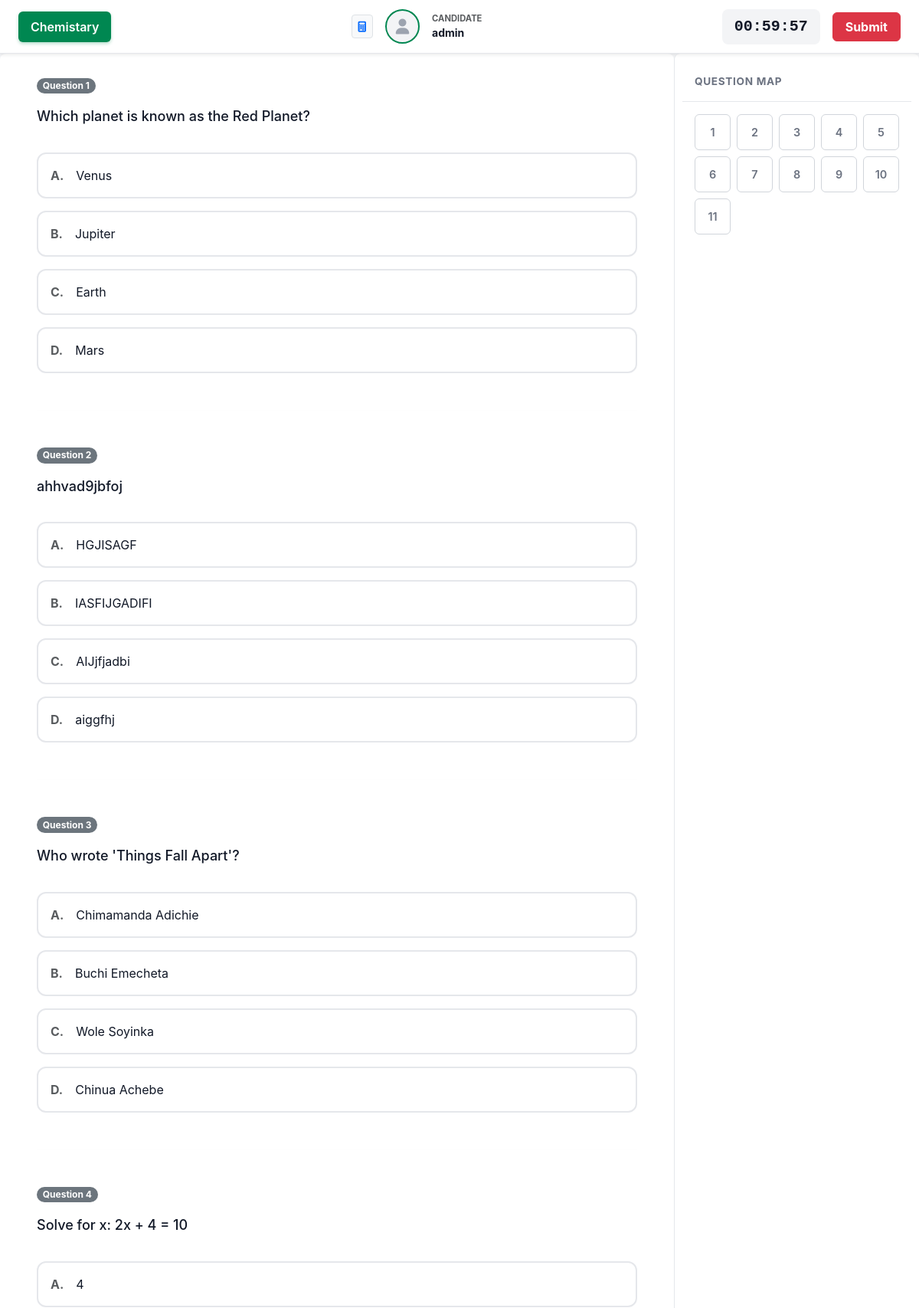
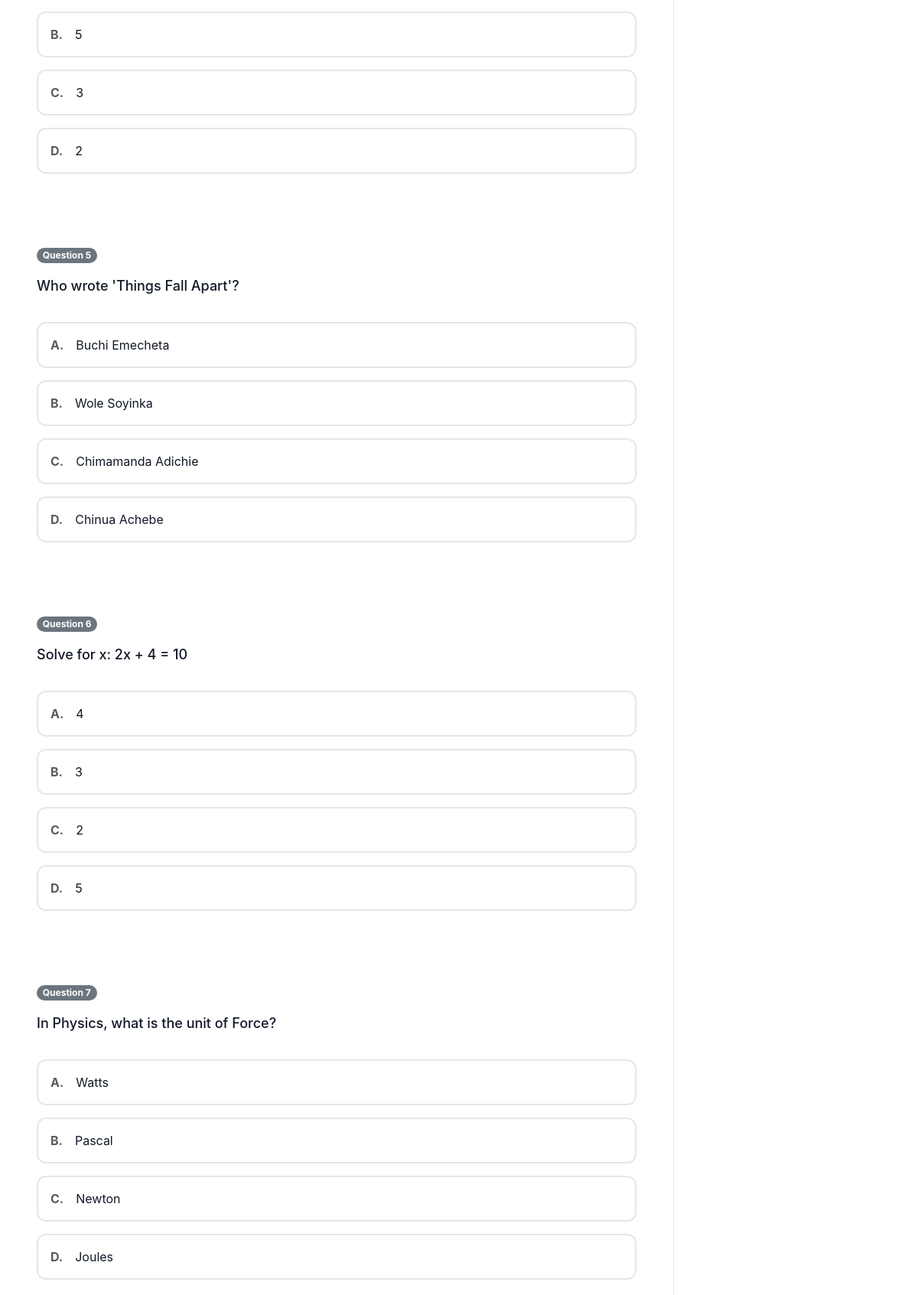
Page /take_exam/4 (signed in, upper part) on the committed database (2 pictures, top to bottom).
### exam_app/models.py (models this page shows)
class Subject(db.Model):
    id = db.Column(db.Integer, primary_key=True)
    name = db.Column(db.String(50), nullable=False)
    exam_id = db.Column(db.Integer, db.ForeignKey('exam.id'), nullable=False)
    questions = db.relationship('Question', backref='subject', lazy=True)
    __table_args__ = (db.UniqueConstraint('name', 'exam_id', name='_name_exam_uc'),)

class Question(db.Model):
    id = db.Column(db.Integer, primary_key=True)
    question_text = db.Column(db.Text, nullable=False)
    option_a = db.Column(db.String(500), nullable=False)
    option_b = db.Column(db.String(500), nullable=False)
    option_c = db.Column(db.String(500), nullable=False)
    option_d = db.Column(db.String(500), nullable=False)
    correct_answer = db.Column(db.String(1), nullable=False)
    subject_id = db.Column(db.Integer, db.ForeignKey('subject.id'), nullable=False)
    explanation = db.Column(db.Text)

### exam_app/routes/main.py (the view)
@bp.route('/take_exam/<int:subject_id>', methods=['GET', 'POST'])
def take_exam(subject_id):
    return handle_exam_logic(mode='SINGLE', subject_id=subject_id)

### exam_app/utils.py (called while the page is built)
def before_request():
    g.user = session.get('username')

def prepare_shuffled_questions(questions):
    random.shuffle(questions)
    prepared_data = []
    for q in questions:
        options = [
            {'key': 'A', 'text': q.option_a},
            {'key': 'B', 'text': q.option_b},
            {'key': 'C', 'text': q.option_c},
            {'key': 'D', 'text': q.option_d}
        ]
        random.shuffle(options)
        prepared_data.append({
            'q': q,
            'opts': options
        })
    return prepared_data

### templates/take_jamb.html (shortened to what this page needs)
<!DOCTYPE html>
<html lang="en">
<head>
    <link href="{{ url_for('static', filename='vendor/css/bootstrap.min.css') }}" rel="stylesheet">
    <link href="{{ url_for('static', filename='vendor/css/all.min.css') }}" rel="stylesheet">
    <link href="{{ url_for('static', filename='css/base.css') }}" rel="stylesheet">
    <link href="{{ url_for('static', filename='css/jamb.css') }}" rel="stylesheet">
</head>
<body>
    <form method="POST" id="examForm">
        <header class="war-room-header shadow-sm">
            <div class="subject-tabs-header">
                {% for subject_name in exam_data.keys() %}
                <button type="button"
                        class="tab-btn {% if loop.first %}active{% endif %}"
                        onclick="switchTab({{ loop.index }}, this)"
                        id="tab-btn-{{ loop.index }}">
                    {{ subject_name }}
                </button>
                {% endfor %}
            </div>
            <div class="d-flex align-items-center gap-3">
                <button type="button" class="btn btn-light border btn-sm" onclick="toggleCalc()" title="Calculator">
                    <i class="fas fa-calculator text-primary"></i>
                </button>
                <div class="user-passport" title="Candidate Identity">
                    <i class="fas fa-user fa-lg"></i>
                </div>
                <div class="d-none d-md-block">
                    <div class="fw-bold small text-uppercase text-muted" style="font-size: 0.7rem;">Candidate</div>
                    <div class="fw-bold small">{{ g.user }}</div>
                </div>
            </div>
            <div class="d-flex align-items-center gap-3">
                <div id="timer" class="timer-display shadow-inner">00:00:00</div>
                <button type="button" class="btn btn-danger px-3 fw-bold" onclick="openAlert()">
                    Submit
                </button>
            </div>
        </header>
        <div class="war-room-container">
            <div class="main-stage">
                <div class="tab-content h-100">
                    {% for subject_name, items in exam_data.items() %}
                    {% set subject_index = loop.index %}
                    <div class="tab-pane fade h-100 {% if loop.first %}show active{% endif %}" id="content-{{ subject_index }}">
                        <div class="h-100" style="overflow-y: auto; padding-bottom: 80px;" id="scroll-{{ subject_index }}">
                            {% if items %}
                                {% for item in items %}
                                {% set question_index = loop.index %}
                                <div class="question-block mb-5" id="q-{{ subject_index }}-{{ question_index }}">
                                    <div class="d-flex align-items-center mb-3">
                                        <span class="badge bg-secondary me-2 rounded-pill">Question {{ question_index }}</span>
                                    </div>
                                    <div class="question-text">{{ item.q.question_text }}</div>
                                    <div class="options-list">
                                        {% for opt in item.opts %}
                                        {% set labels = ['A', 'B', 'C', 'D'] %}
                                        {% set visual_label = labels[loop.index0] if loop.index0 < 4 else '?' %}
                                        <div class="option-card" onclick="selectOption('q_{{ item.q.id }}', '{{ opt.key }}', this, {{ subject_index }}, {{ question_index }})">
                                            <span class="fw-bold me-3 text-muted">{{ visual_label }}.</span> {{ opt.text }}
                                        </div>
                                        {% endfor %}
                                    </div>
                                </div>
                                <hr class="border-light my-5">
                                {% endfor %}
                            {% else %}
                                <div class="text-center text-muted mt-5">No questions loaded.</div>
                            {% endif %}
                        </div>
                    </div>
                    {% endfor %}
                </div>
            </div>
            <div class="nav-map">
                <div class="map-header">Question Map</div>
                <div class="grid-container">
                    {% for subject_name, items in exam_data.items() %}
                    {% set subject_index = loop.index %}
                    <div class="question-grid subject-palette {% if not loop.first %}d-none{% endif %}" id="palette-{{ subject_index }}">
                        {% for item in items %}
                        <a href="javascript:void(0)"
                           onclick="scrollToQuestion({{ subject_index }}, {{ loop.index }})"
                           class="grid-btn"
                           id="btn-{{ subject_index }}-{{ loop.index }}">
                            {{ loop.index }}
                        </a>
                        {% endfor %}
                    </div>
                    {% endfor %}
                </div>
            </div>
        </div>
    </form>
</body>
</html>

### static/css/base.css (style rules this page uses)
:root { --jamb-green: #008751; --waec-gold: #D4AF37; --neco-blue: #0056b3; --text-main: #111827; --text-muted: #6b7280; --surface: #ffffff; --background: #f3f4f6; --danger: #ef4444; --success: #10b981; --warning-bg: #fefce8; --header-height: 70px; --sidebar-width: 320px; --font-main: 'Inter', system-ui, -apple-system, sans-serif; --font-mono: 'Roboto Mono', monospace; }
body { background-color: var(--background); color: var(--text-main); font-family: var(--font-main); margin: 0; padding: 0; height: 100vh; overflow-x: hidden; }
.fw-bold { font-weight: 700; }
.question-block { background-color: #ffffff !important; }

### static/css/jamb.css (style rules this page uses)
.war-room-header { height: var(--header-height); background: white; border-bottom: 1px solid #e5e7eb; display: flex; align-items: center; justify-content: space-between; padding: 0 1.5rem; position: fixed; top: 0; left: 0; right: 0; z-index: 50; }
.subject-tabs-header { display: flex; gap: 0.5rem; }
.tab-btn { background: transparent; border: none; padding: 0.5rem 1rem; font-weight: 600; color: var(--text-muted); border-radius: 6px; cursor: pointer; transition: all 0.2s; }
.tab-btn.active { background: var(--jamb-green); color: white; box-shadow: 0 2px 4px rgba(0,135,81,0.3); }
.user-passport { width: 45px; height: 45px; background-color: #f3f4f6; border-radius: 50%; border: 2px solid var(--jamb-green); display: flex; align-items: center; justify-content: center; color: #9ca3af; }
.timer-display { font-family: var(--font-mono); font-size: 1.25rem; font-weight: 700; color: var(--text-main); background: #f3f4f6; padding: 0.5rem 1rem; border-radius: 8px; }
.war-room-container { display: grid; grid-template-columns: 1fr var(--sidebar-width); height: calc(100vh - var(--header-height)); margin-top: var(--header-height); }
.main-stage { padding: 2rem 3rem; overflow-y: auto; background: white; display: flex; flex-direction: column; }
.question-text { font-size: 1.125rem; font-weight: 500; line-height: 1.6; margin-bottom: 2rem; color: var(--text-main); }
.options-list { display: flex; flex-direction: column; gap: 1rem; }
.option-card { display: flex; align-items: center; padding: 1rem; border: 2px solid #e5e7eb; border-radius: 12px; cursor: pointer; transition: all 0.2s; }
.nav-map { background: #f8fafc; border-left: 1px solid #e5e7eb; display: flex; flex-direction: column; height: 100%; }
.map-header { padding: 1rem; background: white; border-bottom: 1px solid #e5e7eb; font-weight: 700; text-transform: uppercase; font-size: 0.85rem; letter-spacing: 0.05em; color: var(--text-muted); }
.grid-container { padding: 1rem; overflow-y: auto; flex-grow: 1; }
.question-grid { display: grid; grid-template-columns: repeat(5, 1fr); gap: 0.5rem; }
.grid-btn { aspect-ratio: 1; display: flex; align-items: center; justify-content: center; border-radius: 6px; font-weight: 600; font-size: 0.9rem; background: white; border: 1px solid #d1d5db; color: var(--text-muted); text-decoration: none; }
.war-room-container { padding: 0 !important; }
.main-stage, .nav-map { background-color: rgba(255, 255, 255, 0.85); backdrop-filter: blur(4px); border-radius: 8px; height: 100%; }
.nav-map { padding: 10px; }
.war-room-header { background-color: rgba(255, 255, 255, 0.95); }
.main-stage { background-color: #ffffff !important; backdrop-filter: none !important; }
.nav-map { background-color: #ffffff !important; backdrop-filter: none !important; }

### rows in the picture
Subject: name "Chemistary", items "1" "2" "3" "4" "5" "6" "7", opts "A" "B" "C" "D" "A" "B" "C" "D", text "4" "5" "3" "2" "4" "3" "2" "5"
Question: q.question_text "Which planet is known as the Red Planet?", visual_label "A", text "Venus", correct_answer "B", text "Jupiter", visual_label "C", text "Earth", visual_label "D", text "Mars"
Question: q.question_text "ahhvad9jbfoj", correct_answer "A", text "HGJISAGF", visual_label "B", text "IASFIJGADIFI", visual_label "C", text "AIJjfjadbi", visual_label "D", text "aiggfhj"
Question: q.question_text "Who wrote 'Things Fall Apart'?", visual_label "A", text "Chimamanda Adichie", correct_answer "B", text "Buchi Emecheta", visual_label "C", text "Wole Soyinka", visual_label "D", text "Chinua Achebe"
Question: q.question_text "Solve for x: 2x + 4 = 10"
Question: q.question_text "Who wrote 'Things Fall Apart'?", visual_label "A", text "Buchi Emecheta", correct_answer "B", text "Wole Soyinka", visual_label "C", text "Chimamanda Adichie", visual_label "D", text "Chinua Achebe"
Question: q.question_text "Solve for x: 2x + 4 = 10"
Question: q.question_text "In Physics, what is the unit of Force?", visual_label "A", text "Watts", visual_label "B", text "Pascal", correct_answer "C", text "Newton", visual_label "D", text "Joules"

### other values in the picture
{{ g.user }} "admin"
